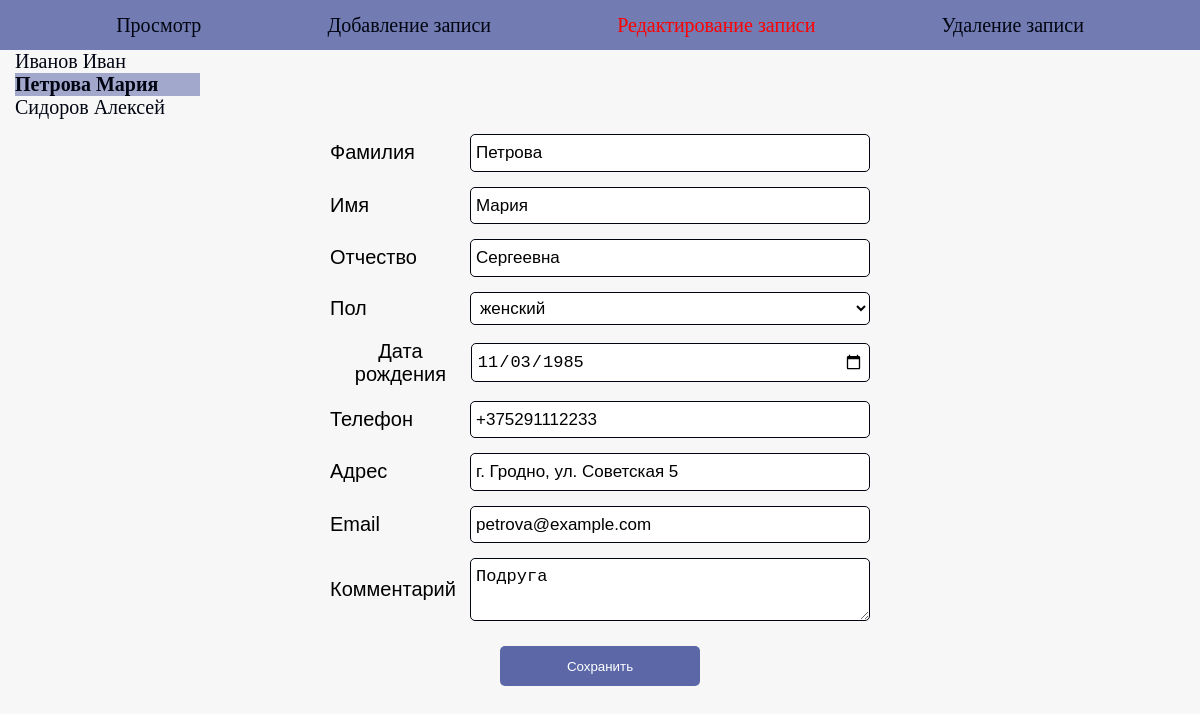
The app's page /notebook/index.php?action=edit&id=2 with its own data.
### tables this page shows
CREATE TABLE contacts (
    id         INTEGER PRIMARY KEY AUTOINCREMENT,
    surname    TEXT NOT NULL,
    name       TEXT NOT NULL,
    lastname   TEXT,
    gender     TEXT NOT NULL CHECK (gender IN ('мужской', 'женский')),
    birthdate  TEXT,
    phone      TEXT,
    location   TEXT,
    email      TEXT,
    comment    TEXT,
    created_at TEXT DEFAULT CURRENT_TIMESTAMP
);

### notebook/edit.php (the view, shortened to what this page needs)
<?php
function renderEdit(PDO $pdo): string
{
    $message = '';
    $list = $pdo->query('SELECT id, surname, name FROM contacts ORDER BY surname, name')->fetchAll();
    if (!empty($_POST['id'])) {
        $currentId = (int)$_POST['id'];
    } elseif (isset($_GET['id'])) {
        $currentId = (int)$_GET['id'];
    } else {
        $currentId = (int)$list[0]['id'];
    }
    $html = '<div class="div-edit">';
    foreach ($list as $item) {
        $class = ((int)$item['id'] === $currentId) ? ' class="currentRow"' : '';
        $html .= "<div{$class}><a href=\"index.php?action=edit&id={$item['id']}\">"
            . htmlspecialchars($item['surname'] . ' ' . $item['name']) . '</a></div>';
    }
    $html .= '</div>';
    $stmt = $pdo->prepare('SELECT * FROM contacts WHERE id = :id');
    $stmt->execute([':id' => $currentId]);
    $dbRow = $stmt->fetch();
    $row = [
        'id'       => $dbRow['id'],
        'surname'  => $dbRow['surname'],
        'name'     => $dbRow['name'],
        'lastname' => $dbRow['lastname'],
        'gender'   => $dbRow['gender'],
        'date'     => $dbRow['birthdate'],
        'phone'    => $dbRow['phone'],
        'location' => $dbRow['location'],
        'email'    => $dbRow['email'],
        'comment'  => $dbRow['comment'],
    ];
    $button = 'Сохранить';
    include __DIR__ . '/form_template.php';
    $form = ob_get_clean();
    return $message . $html . $form;
}

### notebook/form_template.php (shortened to what this page needs)
<?php
$row = $row ?? [];
$get = static fn(string $key) => htmlspecialchars($row[$key] ?? '');
?>
<form name="form_add" method="post">
    <div class="column">
        <div class="add">
            <label>Фамилия</label>
            <input type="text" name="surname" placeholder="Фамилия" value="<?= $get('surname'); ?>">
        </div>
        <div class="add">
            <label>Имя</label>
            <input type="text" name="name" placeholder="Имя" value="<?= $get('name'); ?>">
        </div>
        <div class="add">
            <label>Отчество</label>
            <input type="text" name="lastname" placeholder="Отчество" value="<?= $get('lastname'); ?>">
        </div>
        <div class="add">
            <label>Пол</label>
            <select name="gender">
                <option value="женский" <?= ($row['gender'] ?? '') === 'женский' ? 'selected' : ''; ?>>женский</option>
            </select>
        </div>
        <div class="add">
            <label>Дата рождения</label>
            <input type="date" name="date" value="<?= $get('date'); ?>">
        </div>
        <div class="add">
            <label>Телефон</label>
            <input type="text" name="phone" placeholder="Телефон" value="<?= $get('phone'); ?>">
        </div>
        <div class="add">
            <label>Адрес</label>
            <input type="text" name="location" placeholder="Адрес" value="<?= $get('location'); ?>">
        </div>
        <div class="add">
            <label>Email</label>
            <input type="email" name="email" placeholder="Email" value="<?= $get('email'); ?>">
        </div>
        <div class="add">
            <label>Комментарий</label>
            <textarea name="comment" placeholder="Краткий комментарий"><?= $get('comment'); ?></textarea>
        </div>
        <button type="submit" value="<?= htmlspecialchars($button ?? 'Сохранить'); ?>" name="button" class="form-btn"><?= htmlspecialchars($button ?? 'Сохранить'); ?></button>
    </div>
</form>

### notebook/style.css (style rules this page uses)
:root { --color_a: rgb(1, 5, 17); --back_a: rgba(92, 103, 168, 0.541); }
html { font-family: sans-serif; font-size: 17px; }
body { padding: 0; margin: 0; font-family: sans-serif; background-color: rgb(247, 247, 247); font-size: 20px; }
*, *::after, *::before { box-sizing: border-box; }
a { font-family: 'Lemonada', cursive; text-decoration: none; color:var(--color_a); }
.add { width: 90%; margin: 15px auto; display: flex; justify-content: space-between; align-items: center; }
.column { margin: auto; width: 50%; }
.div-edit { width: 200px; text-align: left; padding-left: 15px; }
.div-edit .currentRow { color: var(--color_a); background-color: var(--back_a); }
input, select, textarea { display: block; width: 400px; padding: 5px; font-size: 17px; font-weight: 400; line-height: 1.5; color: black; background-color: #fff; border: 1px solid var(--color_a); border-radius: 5px; }
label { display: inline-block; box-sizing: border-box; padding: inherit; }
.form-btn { background-color: rgb(92, 103, 168); border: none; width: 200px; height: 40px; color: #fff; border-radius: 5px; transition: .3s; margin-bottom: 10px; margin-top: 10px; }
.div-edit .currentRow a { font-weight: bold; }

### records on screen
contacts: surname+name "Иванов Иван"
contacts: surname+name "Петрова Мария", surname "Петрова", name "Мария", lastname "Сергеевна", gender "женский", date "11/03/1985", phone "+375291112233", location "г. Гродно, ул. Советская 5", email "petrova@example.com", comment "Подруга"
contacts: surname+name "Сидоров Алексей"

### other values on screen
$label "Просмотр"
$label "Добавление записи"
$label "Редактирование записи"
$label "Удаление записи"
$button "Сохранить"
